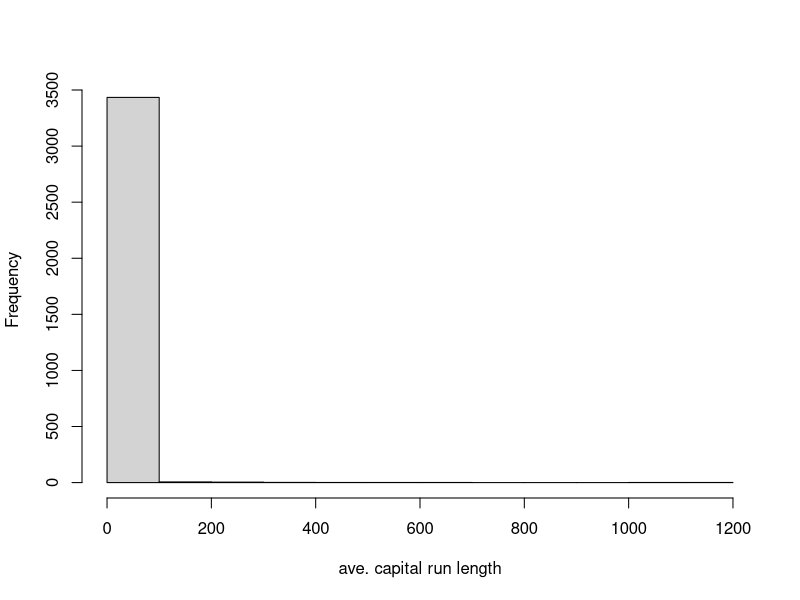
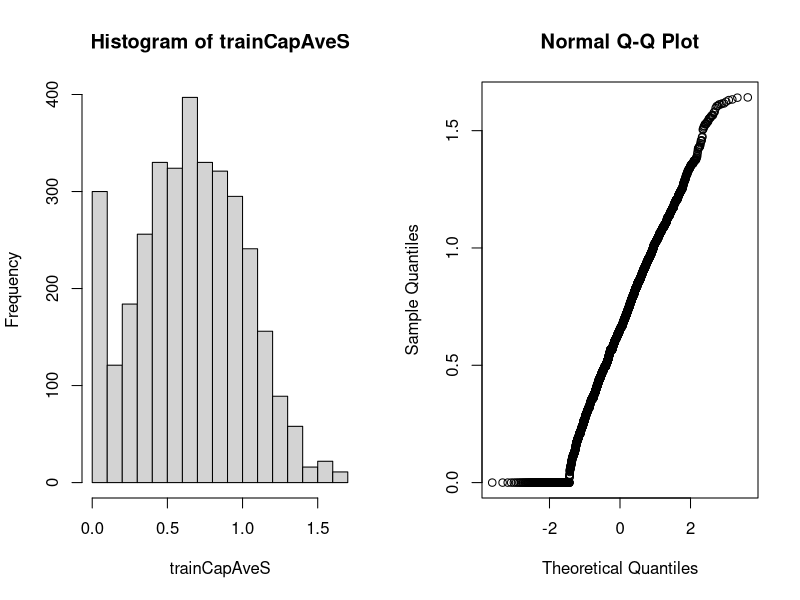
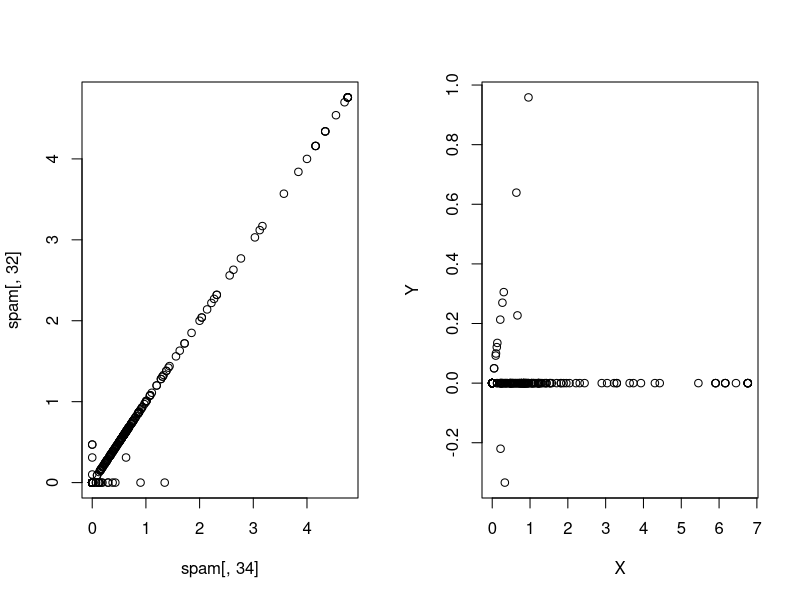
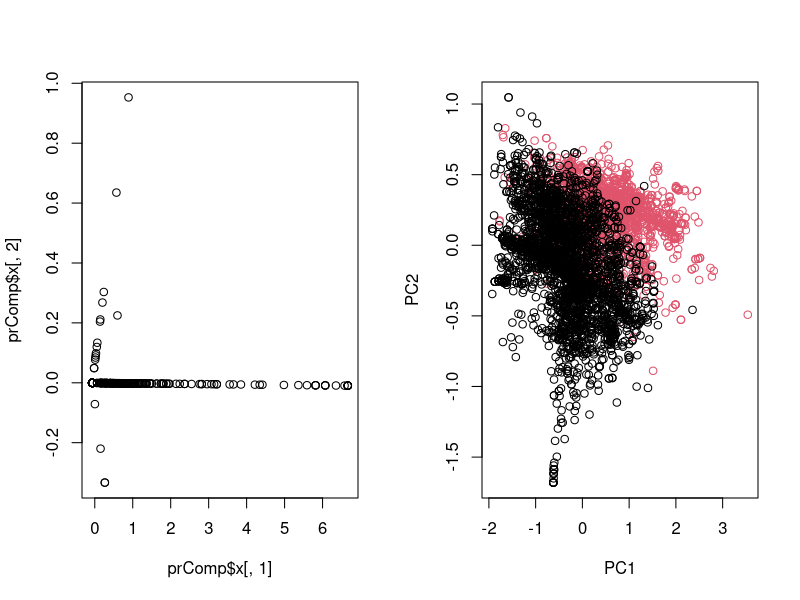
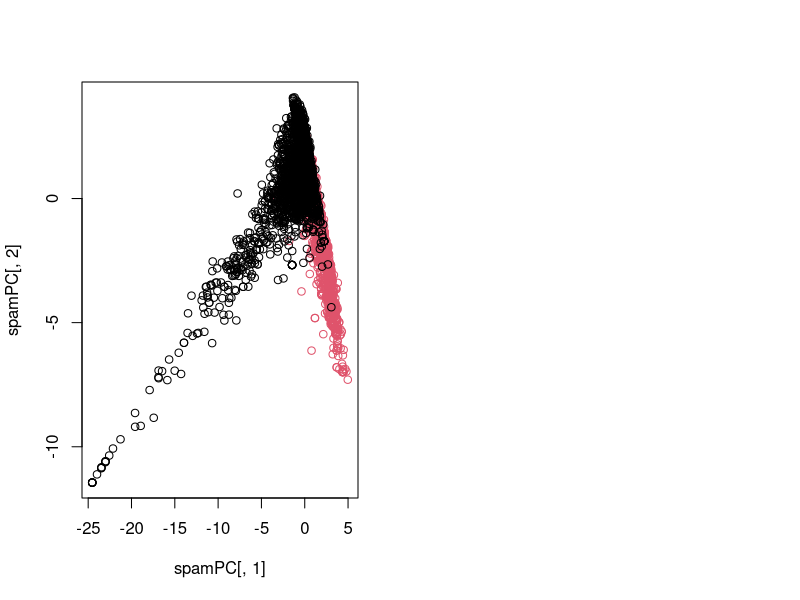

These figures' R source, in order: (Note: this script raises an error after producing the figures.)
library(caret)
library(kernlab)

data(spam)
summary(spam)
str(spam)
head(spam)
dim(spam)

# data slicing
inTrain <- createDataPartition(y=spam$type,p=0.75,list=FALSE)
training <- spam[inTrain,]
testing <- spam[-inTrain,]
dim(training)

# fit
set.seed(32343)
modelFit <- train(type ~., data=training, method="glm")
modelFit$finalModel

# prediction
predictions <- predict(modelFit, newdata=testing)
predictions

confusionMatrix(predictions, testing$type) # like table(predictions,testing$type) 

# K-fold
set.seed(32323)
folds <- createFolds(y=spam$type,k=10,list=TRUE,returnTrain=TRUE)
sapply(folds,length)
folds[[1]][1:10]

set.seed(32323)
folds <- createFolds(y=spam$type,k=10,list=TRUE,returnTrain=FALSE)
sapply(folds,length)
folds[[1]][1:10]

set.seed(32323)
folds <- createResample(y=spam$type,times=10,list=TRUE)
sapply(folds,length)
folds[[1]][1:10]

set.seed(32323)
tme <- 1:1000
folds <- createTimeSlices(y=tme,initialWindow=20,horizon=10)
names(folds)
folds$train[[1]]
folds$test[[1]]

# training options
# continuous outcomes:
  # RMSE = Root mean squared error
  # RSqured = R^2 form regression models
# categorical outcomes:
  # Accuracy = Fraction correct
  # Kappa = A measure of concordance


# preprocess
hist(training$capitalAve,main="",xlab="ave. capital run length")
mean(training$capitalAve)
sd(training$capitalAve)
  
  # standardizing
  trainCapAve <- training$capitalAve
  trainCapAveS <- (trainCapAve-mean(trainCapAve))/sd(trainCapAve)
  mean(trainCapAveS)
  sd(trainCapAveS)

  # standardizing - test set
  testCapAve <- testing$capitalAve
  testCapAveS <- (testCapAve-mean(trainCapAve))/sd(trainCapAve) # training and test must be processed in the same way
  mean(testCapAveS)
  sd(testCapAveS)

  # standardizing - preProcess function
  preObj <- preProcess(training[,-58],method=c("center","scale"))
  trainCapAveS <- predict(preObj,training[,-58])$capitalAve
  mean(trainCapAveS)
  sd(trainCapAveS)

  testCapAveS <- predict(preObj,testing[,-58])$capitalAve
  mean(testCapAveS)
  sd(testCapAveS)

  # preProcess argument
  set.seed(32343)
  modelFit <- train(type ~., data=training,preProcess=c("center","scale"),method="glm")
  modelFit

  # standardizing - Box-Cox transforms
  preObj <- preProcess(training[,-58],method=c("BoxCox"))
  trainCapAveS <- predict(preObj,training[,-58])$capitalAve
  par(mfrow=c(1,2))
  hist(trainCapAveS)
  qqnorm(trainCapAveS)

  # imputing data
  preOjb <- preProcess(training[,-58],method=c("knnImpute"))
  

# principal components

  # correlated predictors
  cor(training[,-58])  # correlation
  M <- abs(cor(training[,-58]))
  diag(M) <- 0
  which(M > 0.8, arr.ind=T)

  names(spam)
  names(spam)[c(34,32)]
  names(spam)[c(40,32)]

  plot(spam[,34],spam[,32])

  # basic PCA idea
  X <- 0.71*(training$num415+training$num857)
  Y <- 0.71*(training$num415-training$num857)
  plot(X,Y)

  # SVD and PCA

  # spam example
  smallSpam <- spam[,c(34,32)]
  prComp <- prcomp(smallSpam)
  plot(prComp$x[,1],prComp$x[,2])

  typeColor <- ((spam$type=="spam")*1+1)
  prComp <- prcomp(log10(spam[,-58]+1))
  plot(prComp$x[,1],prComp$x[,2],col=typeColor,xlab="PC1",ylab="PC2")

  # PCA with caret
  preProc <- preProcess(log10(spam[,-58]+1),method="pca",pacComp=2)
  spamPC <- predict(preProc,log10(spam[,-58]+1))
  plot(spamPC[,1],spamPC[,2],col=typeColor)

  # prepocessing with PCA
  preProc <- preProcess(log10(training[,-58]+1),method="pca",pacComp=2)
  trainPC <- predict(preProc,log10(training[,-58]+1))
  modelFit <- train(training$type~.,method="glm",data=trainPC) # caution: type is not included in trainPC

  testPC <- predict(preProc,log10(testing[,-58]+1))
  confusionMatrix(testing$type,predict(modelFit,testPC))
    # or
  modelFit <- train(training$type~.,method="glm",preProcess="pca",data=training)
  confusionMatrix(testing$type,predict(modelFit,testing))
